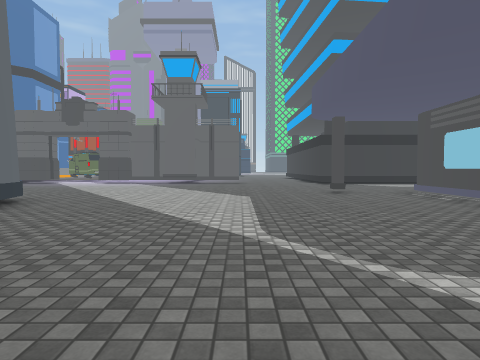
view 1 (above)

24 first-person views from a walk through a Unity game level. The camera is 1.3 m above the floor, tilts 2° down and sees 75° across. Doors are open. The floor is counted in squares, 2 m on a side. Each view is taken from the middle of a square. On the plan, view 1 faces up. The plan holds only what a view shows up to about 10 squares ahead; the rest is blank. The place goes on beyond the plan. The player is left out. Some surface patterns are stand-ins.

view 2
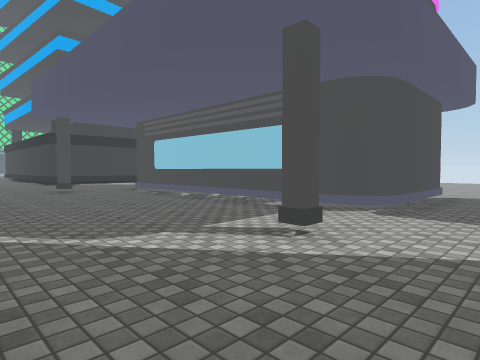

view 3
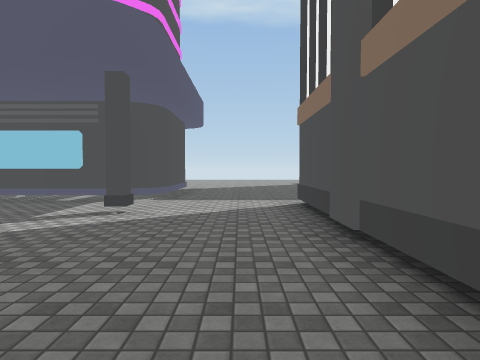

view 4
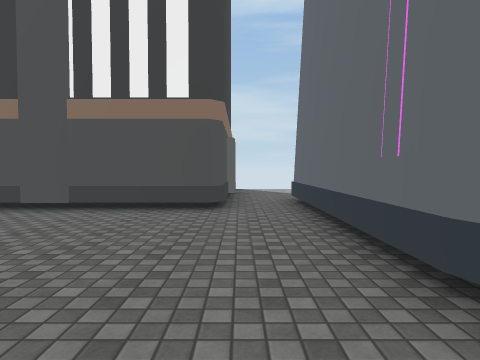

view 5
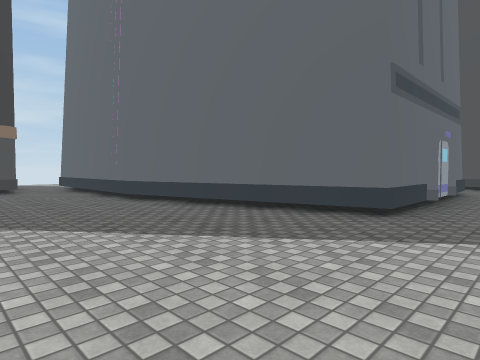

view 6
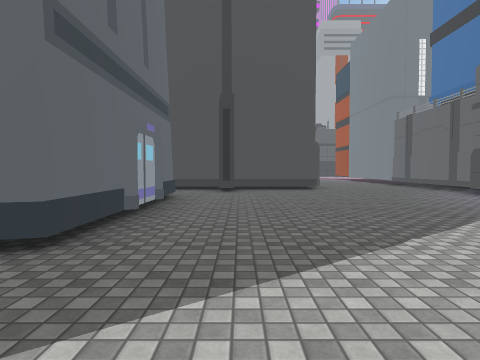

view 7
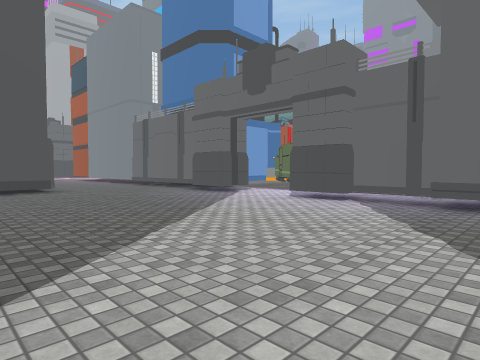

view 8
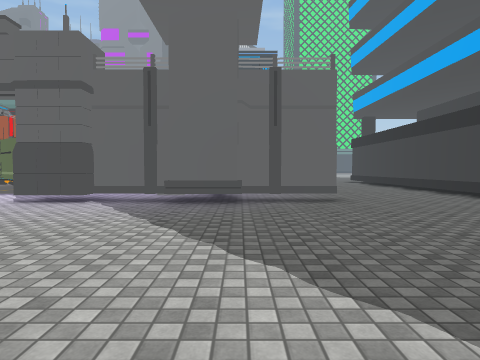

view 9
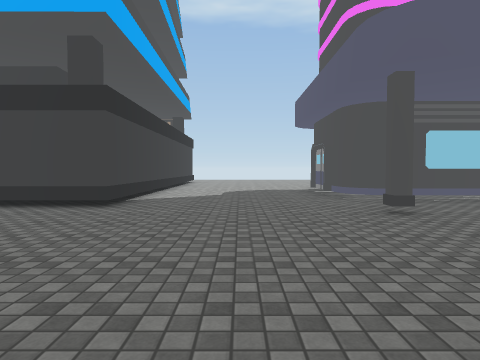

view 10
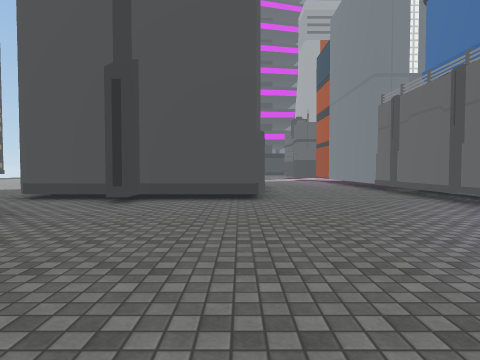

view 11
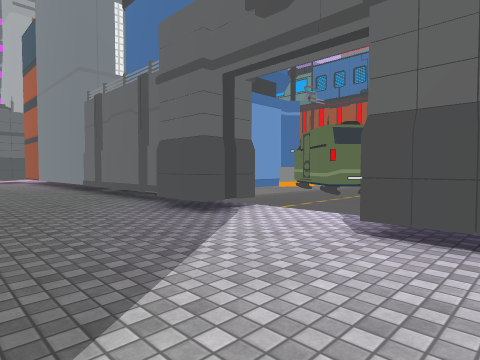

view 12
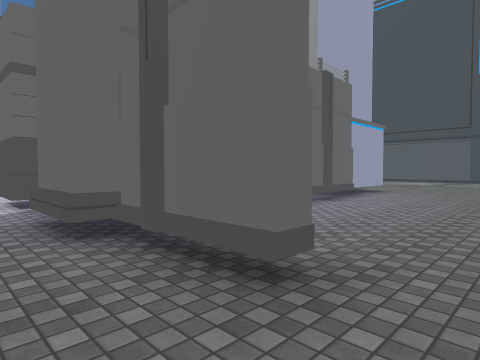

view 13
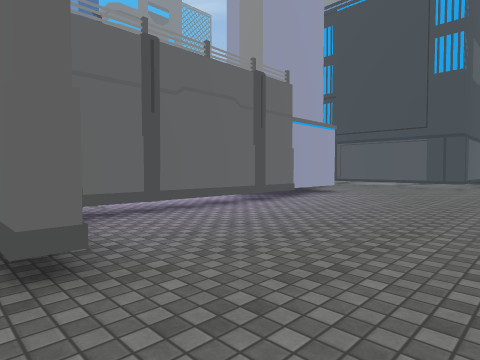

view 14
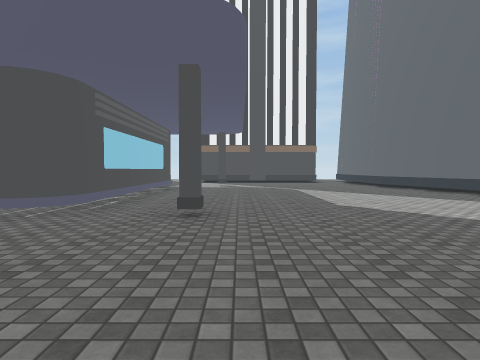

view 15
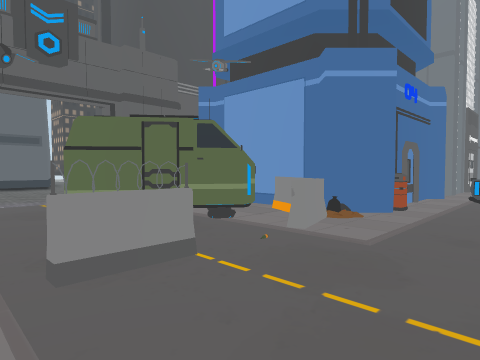

view 16
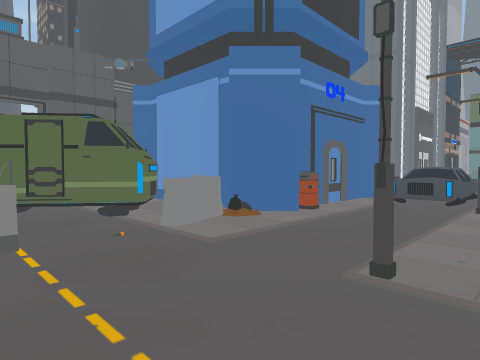

view 17
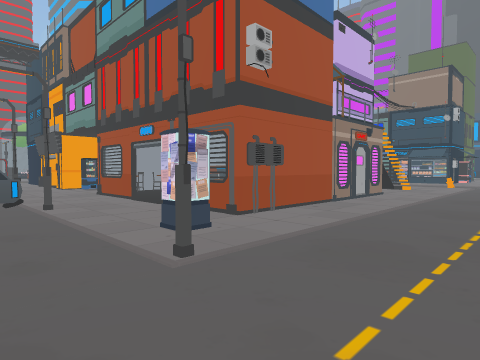

view 18
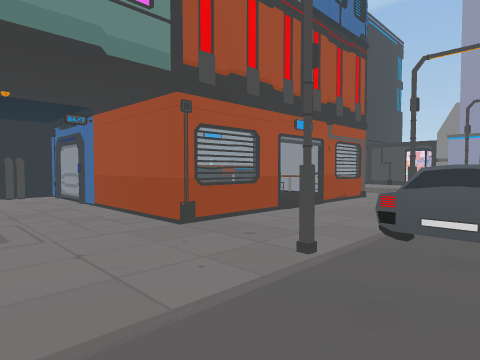

view 19
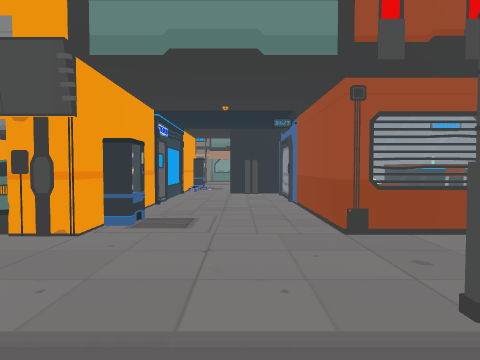

view 20
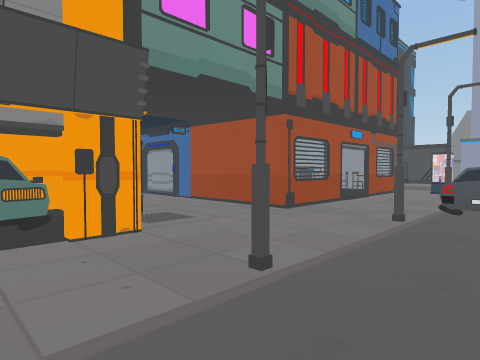

view 21
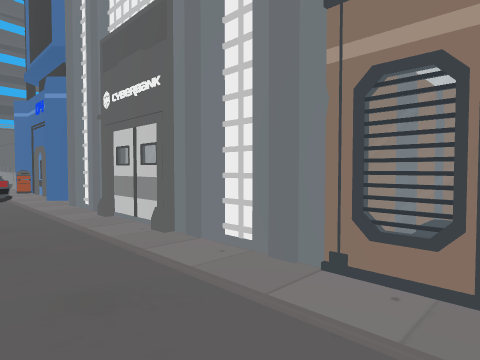

view 22
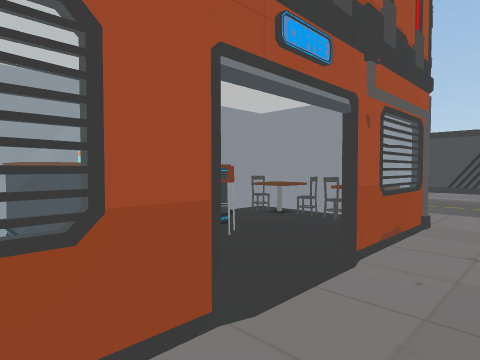

view 23
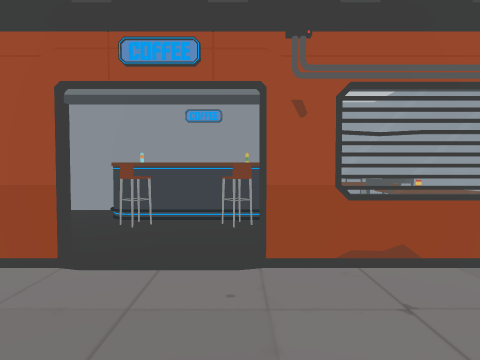

view 24
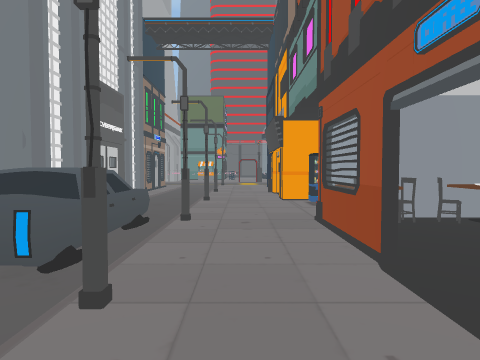

### Floor plan
Key: @ floor where view 1 was taken; # wall or solid block; . main floor; : floor 0.25 m higher than the main floor; D open door; = window, fence, low wall or low ledge; B building; C car; T thing the floor can be seen under or through; I bin; O other object.
Columns run from 22 left of view 1 to 5 right of it. Each row starts with its distance up from view 1.
 29     O:     O:::   BB
 28    OO:O#    O::
 27     O::O    O::
 26    OOO:OO   O::      ##
 25      ::  OOOO::      ..
 24    CCO:OOOOO#:::::# ....
 23    CC::O###O#:::::#.....  BB
 22  :::::::::::O:::  B#....
 21  :#:#::#CC:::#:::  #....
 20  :::::::CC::::::    T...
 19 OO#BBBBBBBBIO=:=  ::T...
 18 O #    ##  ##C::: ::T.....#
 17   #        ###CC: ::T.....#
 16            ##:C:::::T.....#
 15        #######DD  T T#....#
 14       ......##DDTT.TT.....#
 13       ......................
 12        .....................
 11        .....................
 10           B.................
  9           #..............B..
  8           #B...............#
  7           #................#
  6           #..#####.........B
  5           #.     ##........B
  4                   #........B
  3                   #........B
  2                   #........#
  1                   ##.....B.#
  0                    B..@.....
 -1                    B........
 -2                    B.#####..
 -3                    B.
 -4                    .B
 -5                    .
 -6                    ..
 -7                    ..

Positions as (right, up) in squares from view 1, and headings:
1: (0, 0), facing up
2: (0, -1), facing up-right
3: (-2, -1), facing right
4: (-2, 3), facing down
5: (0, 8), facing down-left
6: (-2, 8), facing left
7: (-2, 8), facing up-left
8: (-2, 8), facing up
9: (-2, 11), facing right
10: (-5, 10), facing left
11: (-5, 11), facing up-left
12: (1, 13), facing up-left
13: (2, 14), facing up-left
14: (2, 13), facing down
15: (-6, 21), facing down-left
16: (-7, 22), facing down-left
17: (-7, 20), facing up-left
18: (-17, 20), facing up-right
19: (-16, 20), facing up
20: (-19, 20), facing up-right
21: (-21, 21), facing down-right
22: (-14, 22), facing up-right
23: (-12, 21), facing up
24: (-11, 22), facing left
